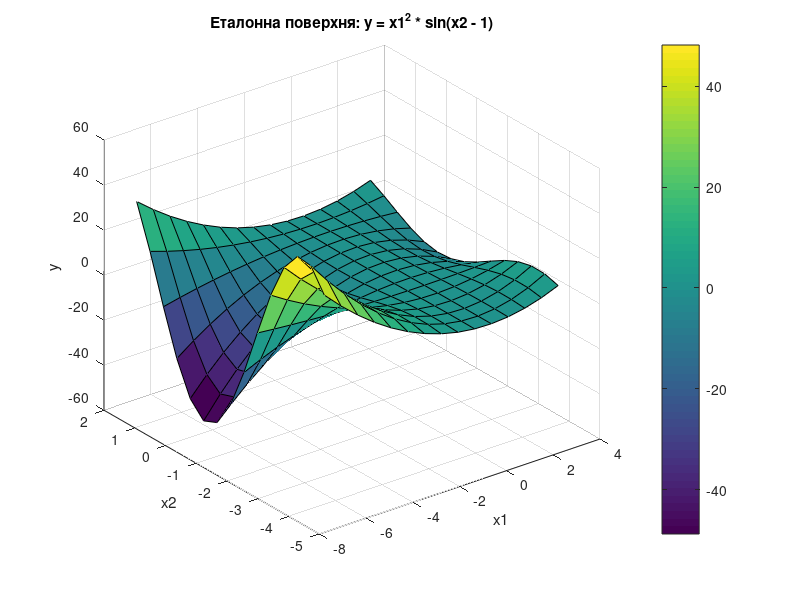

Recreate this plot in MATLAB.
% =========================================================================
% ЧАСТИНА 1: ПОБУДОВА ЕТАЛОННОЇ ПОВЕРХНІ
% =========================================================================
clear all; close all; clc;

disp('Частина 1: Побудова еталонної поверхні...');

% Параметри для побудови
n = 15;
x1_range = [-7 3];
x2_range = [-4.4 1.7];
x1_vec = linspace(x1_range(1), x1_range(2), n);
x2_vec = linspace(x2_range(1), x2_range(2), n);
[X1, X2] = meshgrid(x1_vec, x2_vec);
Y_target = X1.^2 .* sin(X2 - 1);

% Візуалізація
figure('Name', 'Еталонна поверхня', 'NumberTitle', 'off');
surf(X1, X2, Y_target);
xlabel('x1');
ylabel('x2');
zlabel('y');
title('Еталонна поверхня: y = x1^2 * sin(x2 - 1)');
colorbar;
disp('Еталонну поверхню побудовано.');
pause(1);
